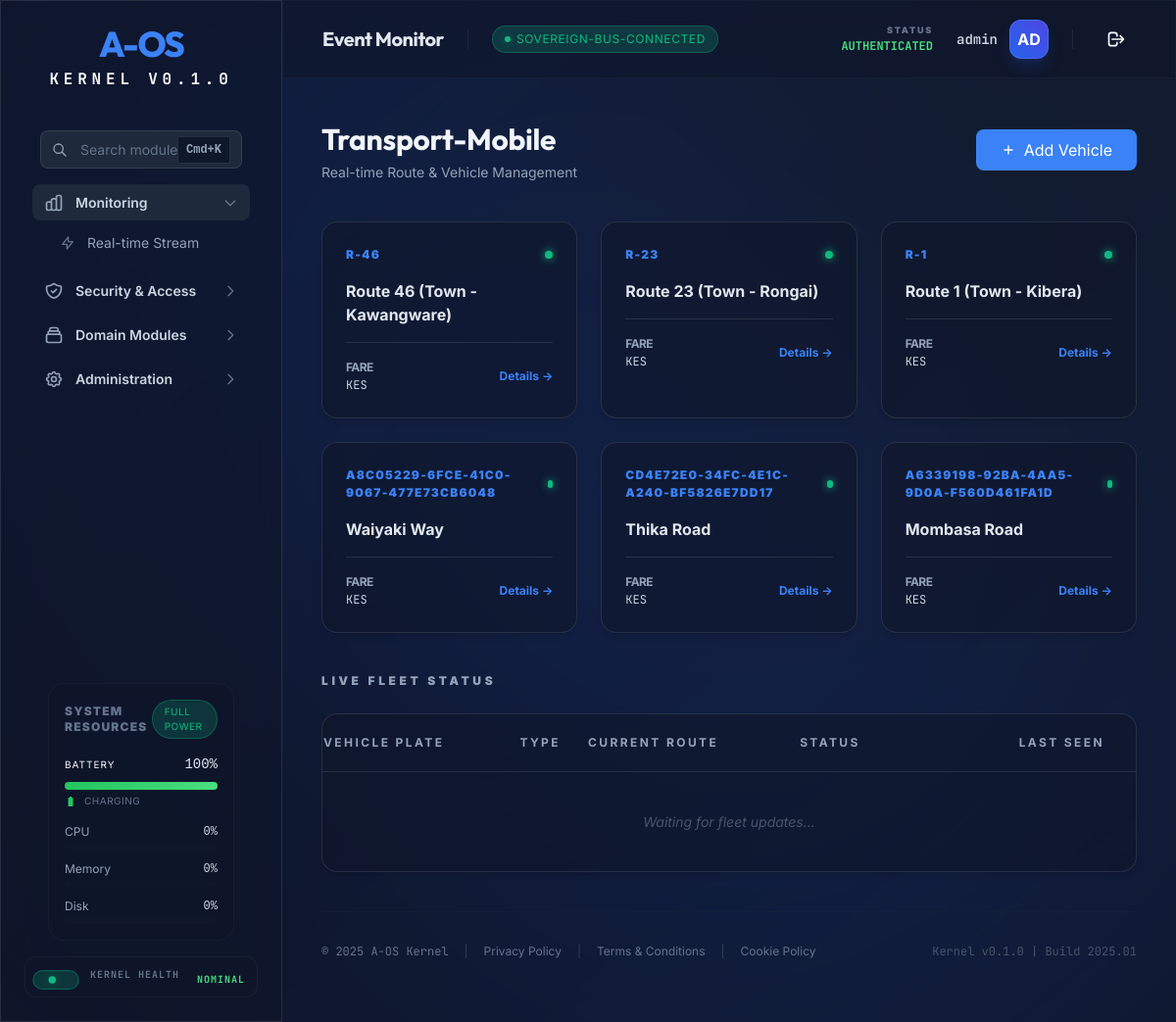
The page /transport/ (signed in) on the database as committed earlier.
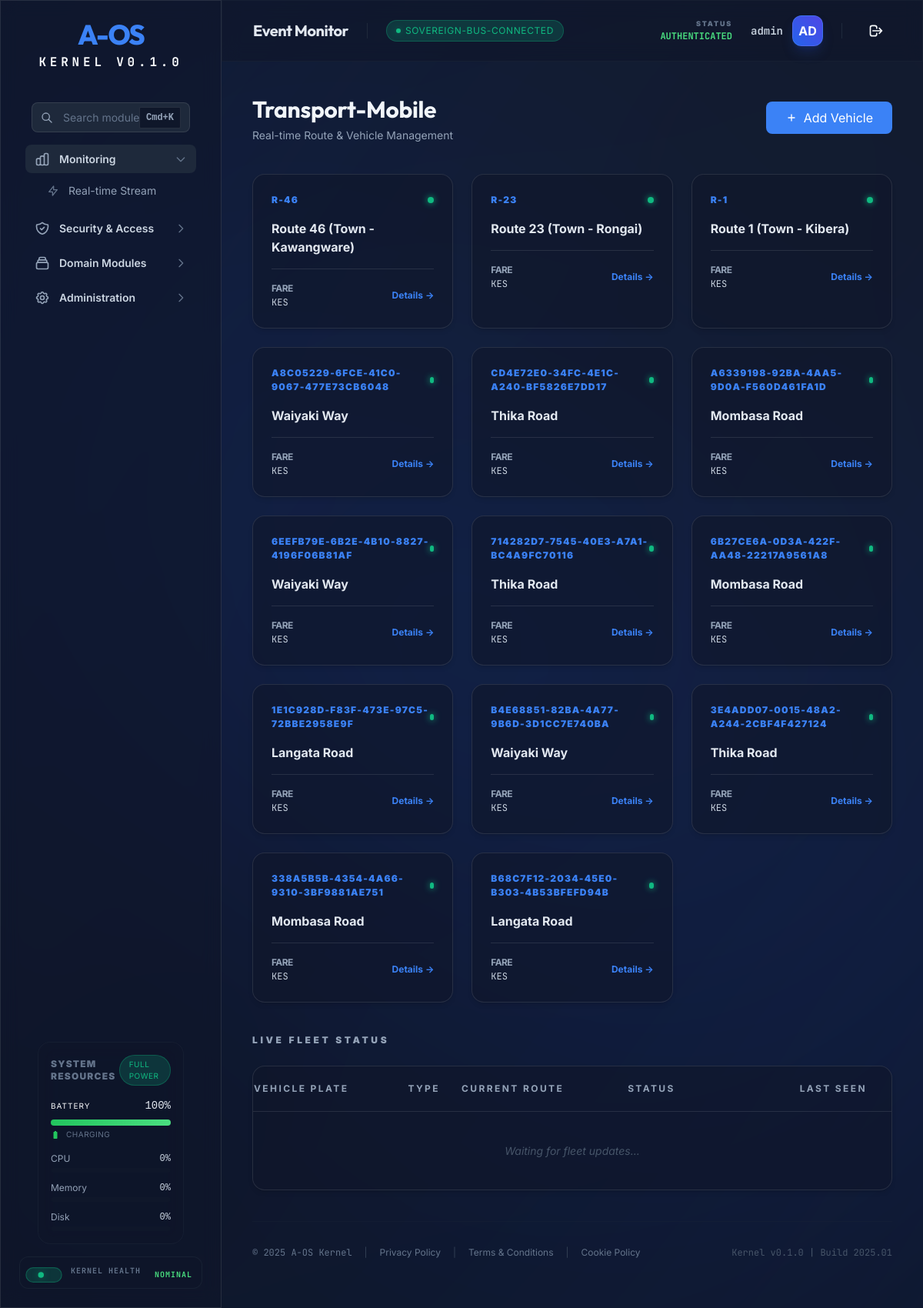
The same page on the database as committed later.
### tables this page shows
CREATE TABLE transport_zones (
        id TEXT PRIMARY KEY,
        name TEXT NOT NULL,
        type TEXT NOT NULL, -- road, area, stage, junction
        location_scope TEXT,
        active BOOLEAN DEFAULT 1,
        created_at DATETIME DEFAULT CURRENT_TIMESTAMP
    );

### aos/api/routers/transport.py (the view)
@router.get("/", response_class=HTMLResponse)
async def transport_root(request: Request, current_user: dict = Depends(get_current_operator)):
    if not transport_state.module:
        return HTMLResponse("TransportModule not initialized", status_code=500)
    routes = transport_state.module.list_routes()
    return templates.TemplateResponse(
        "transport.html",
        {
            "request": request,
            "user": current_user,
            "routes": routes
        }
    )

### aos/api/templates/transport.html (shortened to what this page needs)
{% extends "dashboard.html" %}
{% block content %}
<div class="space-y-10 fade-in">
    <div class="flex items-center justify-between">
        <div>
            <h2 class="aos-h2 text-[var(--aos-neutral-100)]">Transport-Mobile</h2>
            <p class="aos-text-muted aos-text-sm aos-mt-1">Real-time Route & Vehicle Management</p>
        </div>
        <div class="flex space-x-4">
            <button class="aos-btn aos-btn-primary aos-size-md" hx-get="/transport/vehicle/new"
                hx-target="#transport-modal-content"
                onclick="document.getElementById('transport-modal').classList.remove('hidden')">
                <svg class="w-4 h-4" fill="none" stroke="currentColor" viewBox="0 0 24 24">
                    <path stroke-linecap="round" stroke-linejoin="round" stroke-width="2" d="M12 6v6m0 0v6m0-6h6m0-0H6">
                    </path>
                </svg>
                <span>Add Vehicle</span>
            </button>
        </div>
    </div>
    <div class="grid grid-cols-1 md:grid-cols-3 gap-6">
        {% for route in routes %}
        {% call card(class="hover:border-[var(--aos-primary-base)]/50 transition-colors cursor-pointer group") %}
        <div class="flex items-center justify-between mb-4">
            <span class="aos-text-xs font-black text-[var(--aos-primary-base)] uppercase tracking-widest">{{ route.id
                }}</span>
            <div class="w-2 h-2 rounded-full bg-[var(--aos-success-base)] shadow-[0_0_8px_var(--aos-success-base)]">
            </div>
        </div>
        <h4
            class="aos-text-lg font-bold text-[var(--aos-neutral-200)] group-hover:text-[var(--aos-primary-base)] transition-colors">
            {{ route.name }}</h4>
        <div class="mt-4 pt-4 border-t border-[var(--aos-surface-border)] flex items-center justify-between">
            <div class="aos-text-xs aos-text-muted">
                <span class="block uppercase font-bold tracking-tighter">Fare</span>
                <span class="text-[var(--aos-neutral-300)] aos-text-mono">KES {{ route.base_price }}</span>
            </div>
            <a href="/transport/route/{{ route.id }}"
                class="aos-text-xs font-bold text-[var(--aos-primary-base)] hover:text-[var(--aos-primary-active)]">Details
                →</a>
        </div>
        {% endcall %}
        {% endfor %}
    </div>
    <div class="space-y-6">
        <h3 class="aos-text-xs font-black aos-text-muted uppercase tracking-[0.3em]">Live Fleet Status</h3>
        {% call card(padding="0") %}
        <div class="overflow-x-auto">
            <table class="w-full text-left border-collapse">
                <thead class="bg-[var(--aos-surface-elevated)]/50 border-b border-[var(--aos-surface-border)]">
                    <tr class="aos-text-xs aos-text-muted uppercase tracking-[0.2em] font-black">
                        <th class="aos-px-8 aos-py-5">Vehicle Plate</th>
                        <th class="aos-px-8 aos-py-5">Type</th>
                        <th class="aos-px-8 aos-py-5">Current Route</th>
                        <th class="aos-px-8 aos-py-5">Status</th>
                        <th class="px-8 py-5 text-right">Last Seen</th>
                    </tr>
                </thead>
                <tbody id="fleet-status-body" class="divide-y divide-slate-800/30">
                    <tr class="aos-text-sm aos-text-secondary">
                        <td colspan="5" class="px-8 py-10 text-center italic text-slate-600">
                            Waiting for fleet updates...
                        </td>
                    </tr>
                </tbody>
            </table>
        </div>
        {% endcall %}
    </div>
</div>
{% endblock %}

### aos/api/templates/components/atoms/Card.html (shortened to what this page needs)
{% macro card(
padding="6",
glass=True,
interactive=False,
class="",
id=None
) %}
<div {% if id %}id="{{ id }}" {% endif %}
    class="aos-card {% if glass %}aos-glass{% endif %} {% if interactive %}aos-card-interactive{% endif %} p-{{ padding }} {{ class }}">
    {{ caller() }}
</div>
{% endmacro %}

Rows that differ between the two databases and show on the page:
added transport_zones: id "6EEFB79E-6B2E-4B10-8827-4196F06B81AF", name "Waiyaki Way"
added transport_zones: id "714282D7-7545-40E3-A7A1-BC4A9FC70116", name "Thika Road"
added transport_zones: id "6B27CE6A-0D3A-422F-AA48-22217A9561A8", name "Mombasa Road"
added transport_zones: id "1E1C928D-F83F-473E-97C5-72BBE2958E9F", name "Langata Road"
added transport_zones: id "B4E68851-82BA-4A77-9B6D-3D1CC7E740BA", name "Waiyaki Way"
added transport_zones: id "3E4ADD07-0015-48A2-A244-2CBF4F427124", name "Thika Road"
added transport_zones: id "338A5B5B-4354-4A66-9310-3BF9881AE751", name "Mombasa Road"
added transport_zones: id "B68C7F12-2034-45E0-B303-4B53BFEFD94B", name "Langata Road"
